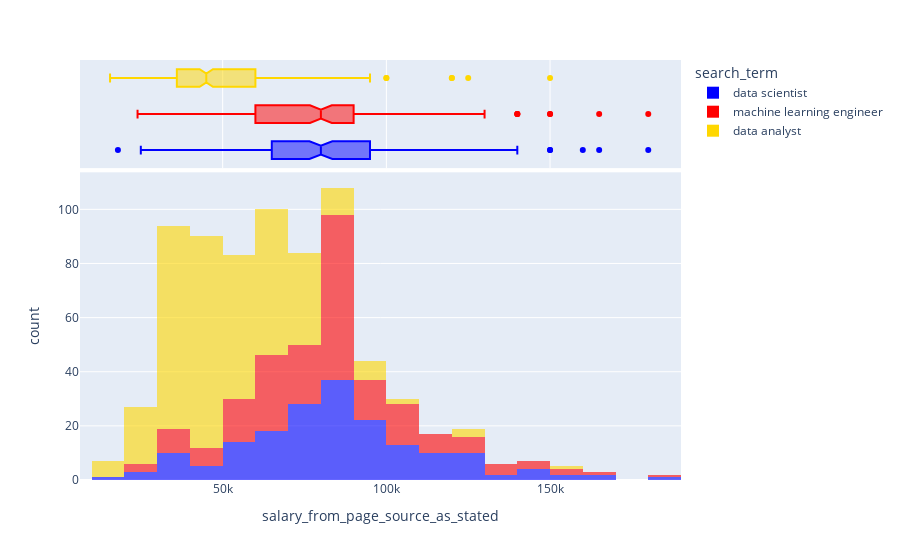

Notebook cell for this chart:
### Code cell
from IPython.display import HTML

fig = px.histogram(salary_df, 'salary_from_page_source_as_stated', 
           hover_name='job_title', color='search_term',
           hover_data=['company', 'salary_from_page_source_as_stated'], 
            marginal='box', nbins=20, opacity=0.6, color_discrete_sequence=['blue', 'red', 'gold'])
HTML(fig.to_html(),)
fig.write_html("salary_px.html")
fig.show()

### Figure 1 — Plotly figure (JSON) as saved in the notebook; plotly's stock layout.template omitted (floating-point values rounded to 4 significant figures; data arrays with more than 128 entries replaced by an {"elided": "..."} marker saying what was removed)
{"data": [{"alignmentgroup": "True", "bingroup": "x", "hovertemplate": "search_term=data scientist<br>salary_from_page_source_as_stated=%{x}<br>count=%{y}<extra></extra>", "legendgroup": "data scientist", "marker": {"color": "blue", "opacity": 0.6}, "name": "data scientist", "nbinsx": 20, "offsetgroup": "data scientist", "orientation": "v", "showlegend": true, "type": "histogram", "x": {"elided": "182 int values"}, "xaxis": "x", "yaxis": "y"}, {"alignmentgroup": "True", "customdata": {"elided": "182x2 mixed values"}, "hovertemplate": "<b>%{hovertext}</b><br><br>search_term=data scientist<br>salary_from_page_source_as_stated=%{customdata[1]}<br>company=%{customdata[0]}<extra></extra>", "hovertext": {"elided": "182 str values"}, "legendgroup": "data scientist", "marker": {"color": "blue"}, "name": "data scientist", "notched": true, "offsetgroup": "data scientist", "showlegend": false, "type": "box", "x": {"elided": "182 int values"}, "xaxis": "x2", "yaxis": "y2"}, {"alignmentgroup": "True", "bingroup": "x", "hovertemplate": "search_term=machine learning engineer<br>salary_from_page_source_as_stated=%{x}<br>count=%{y}<extra></extra>", "legendgroup": "machine learning engineer", "marker": {"color": "red", "opacity": 0.6}, "name": "machine learning engineer", "nbinsx": 20, "offsetgroup": "machine learning engineer", "orientation": "v", "showlegend": true, "type": "histogram", "x": {"elided": "200 int values"}, "xaxis": "x", "yaxis": "y"}, {"alignmentgroup": "True", "customdata": {"elided": "200x2 mixed values"}, "hovertemplate": "<b>%{hovertext}</b><br><br>search_term=machine learning engineer<br>salary_from_page_source_as_stated=%{customdata[1]}<br>company=%{customdata[0]}<extra></extra>", "hovertext": {"elided": "200 str values"}, "legendgroup": "machine learning engineer", "marker": {"color": "red"}, "name": "machine learning engineer", "notched": true, "offsetgroup": "machine learning engineer", "showlegend": false, "type": "box", "x": {"elided": "200 int values"}, "xaxis": "x2", "yaxis": "y2"}, {"alignmentgroup": "True", "bingroup": "x", "hovertemplate": "search_term=data analyst<br>salary_from_page_source_as_stated=%{x}<br>count=%{y}<extra></extra>", "legendgroup": "data analyst", "marker": {"color": "gold", "opacity": 0.6}, "name": "data analyst", "nbinsx": 20, "offsetgroup": "data analyst", "orientation": "v", "showlegend": true, "type": "histogram", "x": {"elided": "344 int values"}, "xaxis": "x", "yaxis": "y"}, {"alignmentgroup": "True", "customdata": {"elided": "344x2 mixed values"}, "hovertemplate": "<b>%{hovertext}</b><br><br>search_term=data analyst<br>salary_from_page_source_as_stated=%{customdata[1]}<br>company=%{customdata[0]}<extra></extra>", "hovertext": {"elided": "344 str values"}, "legendgroup": "data analyst", "marker": {"color": "gold"}, "name": "data analyst", "notched": true, "offsetgroup": "data analyst", "showlegend": false, "type": "box", "x": {"elided": "344 int values"}, "xaxis": "x2", "yaxis": "y2"}], "layout": {"barmode": "relative", "legend": {"title": {"text": "search_term"}, "tracegroupgap": 0}, "margin": {"t": 60}, "xaxis": {"anchor": "y", "domain": [0, 1], "title": {"text": "salary_from_page_source_as_stated"}}, "xaxis2": {"anchor": "y2", "domain": [0, 1], "matches": "x", "showgrid": true, "showticklabels": false}, "yaxis": {"anchor": "x", "domain": [0, 0.7326], "title": {"text": "count"}}, "yaxis2": {"anchor": "x2", "domain": [0.7426, 1], "matches": "y2", "showgrid": false, "showline": false, "showticklabels": false, "ticks": ""}}}
